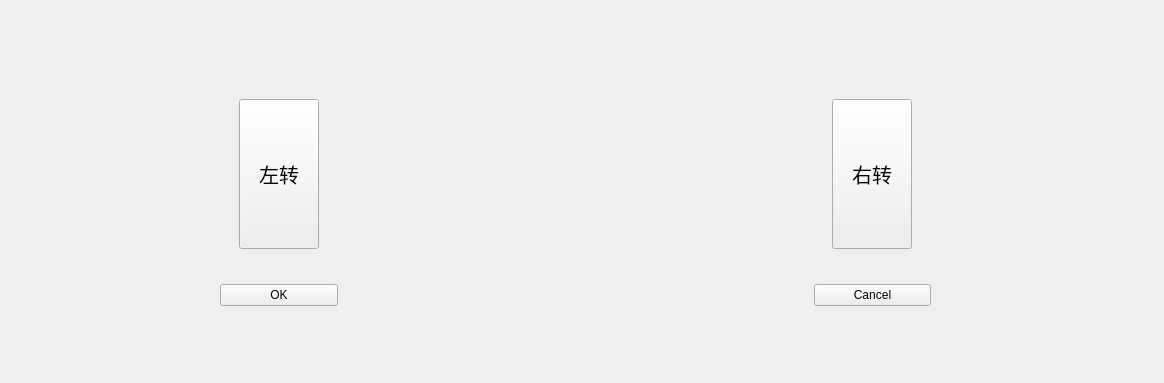
<?xml version="1.0" encoding="UTF-8"?>
<ui version="4.0">
 <class>Form</class>
 <widget class="QWidget" name="Form">
  <property name="geometry">
   <rect>
    <x>0</x>
    <y>0</y>
    <width>1164</width>
    <height>383</height>
   </rect>
  </property>
  <property name="sizePolicy">
   <sizepolicy hsizetype="Fixed" vsizetype="Expanding">
    <horstretch>0</horstretch>
    <verstretch>0</verstretch>
   </sizepolicy>
  </property>
  <property name="windowTitle">
   <string>Form</string>
  </property>
  <widget class="QWidget" name="gridLayoutWidget">
   <property name="geometry">
    <rect>
     <x>200</x>
     <y>60</y>
     <width>751</width>
     <height>286</height>
    </rect>
   </property>
   <layout class="QGridLayout" name="gridLayout_cmd" rowstretch="1,1" columnstretch="1,4,1">
    <property name="leftMargin">
     <number>20</number>
    </property>
    <property name="topMargin">
     <number>10</number>
    </property>
    <property name="rightMargin">
     <number>20</number>
    </property>
    <property name="bottomMargin">
     <number>10</number>
    </property>
    <item row="1" column="2">
     <widget class="QPushButton" name="adjust_no">
      <property name="text">
       <string>Cancel</string>
      </property>
     </widget>
    </item>
    <item row="1" column="0">
     <widget class="QPushButton" name="adjust_yes">
      <property name="text">
       <string>OK</string>
      </property>
     </widget>
    </item>
    <item row="1" column="1">
     <spacer name="horizontalSpacer">
      <property name="orientation">
       <enum>Qt::Horizontal</enum>
      </property>
      <property name="sizeHint" stdset="0">
       <size>
        <width>40</width>
        <height>20</height>
       </size>
      </property>
     </spacer>
    </item>
    <item row="0" column="0" alignment="Qt::AlignHCenter">
     <widget class="QPushButton" name="pushButton_left">
      <property name="sizePolicy">
       <sizepolicy hsizetype="Minimum" vsizetype="MinimumExpanding">
        <horstretch>0</horstretch>
        <verstretch>0</verstretch>
       </sizepolicy>
      </property>
      <property name="maximumSize">
       <size>
        <width>150</width>
        <height>150</height>
       </size>
      </property>
      <property name="font">
       <font>
        <pointsize>15</pointsize>
       </font>
      </property>
      <property name="text">
       <string>左转</string>
      </property>
     </widget>
    </item>
    <item row="0" column="2" alignment="Qt::AlignHCenter">
     <widget class="QPushButton" name="pushButton_right">
      <property name="maximumSize">
       <size>
        <width>150</width>
        <height>150</height>
       </size>
      </property>
      <property name="font">
       <font>
        <pointsize>15</pointsize>
       </font>
      </property>
      <property name="text">
       <string>右转</string>
      </property>
      <property name="autoRepeatInterval">
       <number>100</number>
      </property>
     </widget>
    </item>
    <item row="0" column="1">
     <spacer name="horizontalSpacer_2">
      <property name="orientation">
       <enum>Qt::Horizontal</enum>
      </property>
      <property name="sizeHint" stdset="0">
       <size>
        <width>40</width>
        <height>20</height>
       </size>
      </property>
     </spacer>
    </item>
   </layout>
  </widget>
 </widget>
 <resources/>
 <connections/>
</ui>
